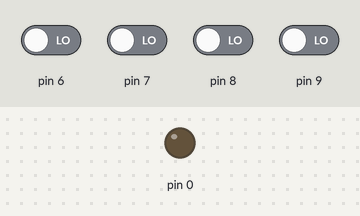
Bench run of a sketch on a simulated Arduino Uno, built with avr-gcc and run on an emulated ATmega328P. Shown: output pins drawn as LEDs (lit = HIGH). The test bench sets the inputs (shaded band); at power-on: pin 6–9 LOW. Pins used as bus, display or sensor lines are not drawn.

Above: at 1.2 s.
1.3 s: pin 7 driven HIGH and pin 9 driven HIGH
At 2.1 s:
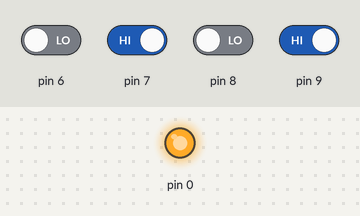
2.8 s: pin 7 driven LOW
At 3.2 s:
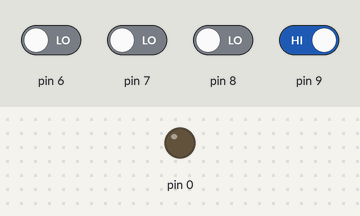
4.3 s: pin 7 driven HIGH
At 5.6 s:
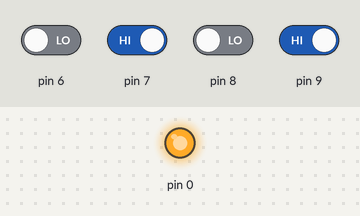
Timing chart, 0 to 7.3 s (numbered marks = the images above; inputs shaded):
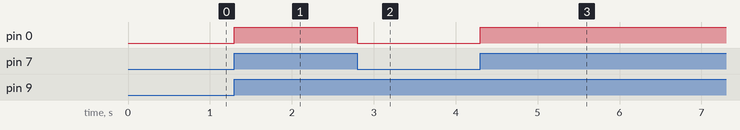

The sketch:

Codigo_Sumador_2_Palabras_de_4_Bits_Simulado.ino
```cpp
//Declaración de las entradas
int A=0; //Bit mas significativo
int B=0; //Bit menos significativo
int C=0;
int D=0;


//Declaración de las salidas
int C1=0;
int S1=0;
int S0=0;

void setup()
{
  //Configuración de entradas
  pinMode(9, INPUT); //A
  pinMode(8, INPUT); //B
  pinMode(7, INPUT); //C
  pinMode(6, INPUT); //D

  //Configuración de terminal de salida
  pinMode(0, OUTPUT);//C
  pinMode(1, OUTPUT);//S1
  pinMode(2, OUTPUT);//S0
 }

void loop()
{
  //Lectura de entradas
  A=digitalRead(9);
  B=digitalRead(8);
  C=digitalRead(7);
  D=digitalRead(6);

  //Funcion a implementar

  C1= (B && C && D) || (A && B && D) || (A && C);
  S1=(!A && !B && C)||(!A && C &&!D)||(!A && B && !C && D)||(A && B && C && D)||(A && !C && !D)||(A && !B &&!C);
  S0 = (!B && D) || (B && !C && !D) || (B && C && !D);

  //DEFINICIÓN DE LA SALIDA

  bitWrite(PORTD,0,C1);
  bitWrite(PORTD,1,S1);
  bitWrite(PORTD,2,S0);
}
```

Measured:
- after the input at 1.3 s, pin 0: LOW → HIGH at once
- after the input at 2.8 s, pin 0: HIGH → LOW at once
- after the input at 4.3 s, pin 0: LOW → HIGH at once
